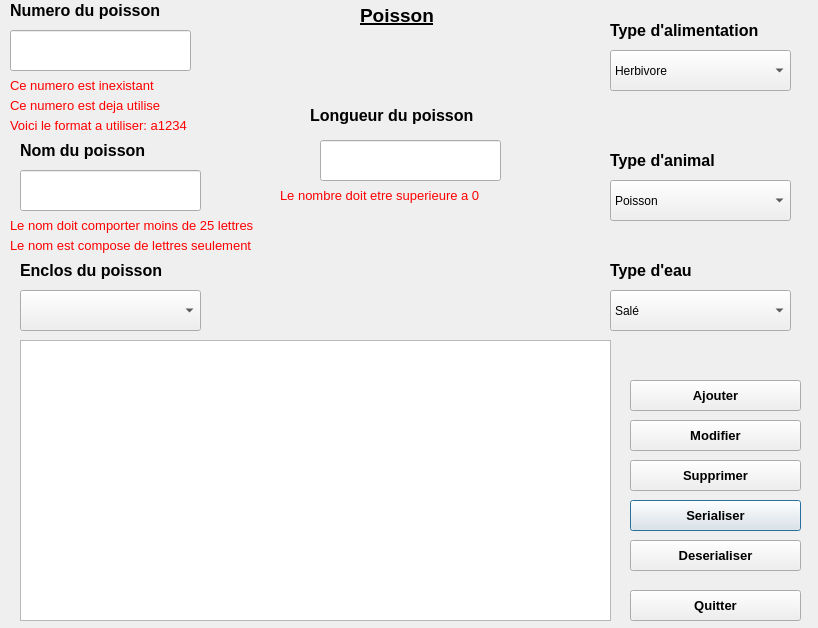
<?xml version="1.0" encoding="UTF-8"?>
<ui version="4.0">
 <class>Dialog</class>
 <widget class="QDialog" name="Dialog">
  <property name="geometry">
   <rect>
    <x>0</x>
    <y>0</y>
    <width>818</width>
    <height>628</height>
   </rect>
  </property>
  <property name="windowTitle">
   <string>Dialog</string>
  </property>
  <widget class="QPushButton" name="BT_serialiser_p">
   <property name="geometry">
    <rect>
     <x>630</x>
     <y>500</y>
     <width>171</width>
     <height>31</height>
    </rect>
   </property>
   <property name="font">
    <font>
     <pointsize>10</pointsize>
     <weight>75</weight>
     <bold>true</bold>
    </font>
   </property>
   <property name="text">
    <string>Serialiser</string>
   </property>
  </widget>
  <widget class="QComboBox" name="CB_eau_p">
   <property name="geometry">
    <rect>
     <x>610</x>
     <y>290</y>
     <width>181</width>
     <height>41</height>
    </rect>
   </property>
   <item>
    <property name="text">
     <string>Salé</string>
    </property>
   </item>
   <item>
    <property name="text">
     <string>Douce</string>
    </property>
   </item>
   <item>
    <property name="text">
     <string>Mélangée</string>
    </property>
   </item>
  </widget>
  <widget class="QLabel" name="l_enclo_p">
   <property name="geometry">
    <rect>
     <x>20</x>
     <y>260</y>
     <width>181</width>
     <height>21</height>
    </rect>
   </property>
   <property name="font">
    <font>
     <pointsize>12</pointsize>
     <weight>75</weight>
     <bold>true</bold>
    </font>
   </property>
   <property name="text">
    <string>Enclos du poisson</string>
   </property>
  </widget>
  <widget class="QComboBox" name="CB_type_animal_p">
   <property name="geometry">
    <rect>
     <x>610</x>
     <y>180</y>
     <width>181</width>
     <height>41</height>
    </rect>
   </property>
   <item>
    <property name="text">
     <string>Poisson</string>
    </property>
   </item>
  </widget>
  <widget class="QLabel" name="l_eau_p">
   <property name="geometry">
    <rect>
     <x>610</x>
     <y>260</y>
     <width>121</width>
     <height>21</height>
    </rect>
   </property>
   <property name="font">
    <font>
     <pointsize>12</pointsize>
     <weight>75</weight>
     <bold>true</bold>
    </font>
   </property>
   <property name="text">
    <string>Type d'eau </string>
   </property>
  </widget>
  <widget class="QLabel" name="l_type_animal_p">
   <property name="geometry">
    <rect>
     <x>610</x>
     <y>150</y>
     <width>161</width>
     <height>21</height>
    </rect>
   </property>
   <property name="font">
    <font>
     <pointsize>12</pointsize>
     <weight>75</weight>
     <bold>true</bold>
    </font>
   </property>
   <property name="text">
    <string>Type d'animal</string>
   </property>
  </widget>
  <widget class="QLabel" name="l_num_p">
   <property name="geometry">
    <rect>
     <x>10</x>
     <y>0</y>
     <width>211</width>
     <height>21</height>
    </rect>
   </property>
   <property name="font">
    <font>
     <pointsize>12</pointsize>
     <weight>75</weight>
     <bold>true</bold>
    </font>
   </property>
   <property name="text">
    <string>Numero du poisson</string>
   </property>
  </widget>
  <widget class="QLabel" name="l_longueur_p">
   <property name="geometry">
    <rect>
     <x>310</x>
     <y>100</y>
     <width>211</width>
     <height>31</height>
    </rect>
   </property>
   <property name="font">
    <font>
     <pointsize>12</pointsize>
     <weight>75</weight>
     <bold>true</bold>
    </font>
   </property>
   <property name="text">
    <string>Longueur du poisson</string>
   </property>
  </widget>
  <widget class="QLabel" name="l_alimen_p">
   <property name="geometry">
    <rect>
     <x>610</x>
     <y>20</y>
     <width>211</width>
     <height>21</height>
    </rect>
   </property>
   <property name="font">
    <font>
     <pointsize>12</pointsize>
     <weight>75</weight>
     <bold>true</bold>
    </font>
   </property>
   <property name="text">
    <string>Type d'alimentation</string>
   </property>
  </widget>
  <widget class="QLineEdit" name="line_longueur_p">
   <property name="geometry">
    <rect>
     <x>320</x>
     <y>140</y>
     <width>181</width>
     <height>41</height>
    </rect>
   </property>
   <property name="font">
    <font>
     <pointsize>11</pointsize>
    </font>
   </property>
   <property name="text">
    <string/>
   </property>
  </widget>
  <widget class="QPushButton" name="BT_modifier_p">
   <property name="geometry">
    <rect>
     <x>630</x>
     <y>420</y>
     <width>171</width>
     <height>31</height>
    </rect>
   </property>
   <property name="font">
    <font>
     <pointsize>10</pointsize>
     <weight>75</weight>
     <bold>true</bold>
    </font>
   </property>
   <property name="text">
    <string>Modifier</string>
   </property>
  </widget>
  <widget class="QPushButton" name="BT_deserialiser">
   <property name="geometry">
    <rect>
     <x>630</x>
     <y>540</y>
     <width>171</width>
     <height>31</height>
    </rect>
   </property>
   <property name="font">
    <font>
     <pointsize>10</pointsize>
     <weight>75</weight>
     <bold>true</bold>
    </font>
   </property>
   <property name="text">
    <string>Deserialiser</string>
   </property>
  </widget>
  <widget class="QLabel" name="l_titre_poisson">
   <property name="geometry">
    <rect>
     <x>360</x>
     <y>0</y>
     <width>91</width>
     <height>31</height>
    </rect>
   </property>
   <property name="font">
    <font>
     <pointsize>14</pointsize>
     <weight>75</weight>
     <bold>true</bold>
     <underline>true</underline>
    </font>
   </property>
   <property name="text">
    <string>Poisson</string>
   </property>
  </widget>
  <widget class="QPushButton" name="BT_ajouter_p">
   <property name="geometry">
    <rect>
     <x>630</x>
     <y>380</y>
     <width>171</width>
     <height>31</height>
    </rect>
   </property>
   <property name="font">
    <font>
     <pointsize>10</pointsize>
     <weight>75</weight>
     <bold>true</bold>
    </font>
   </property>
   <property name="text">
    <string>Ajouter</string>
   </property>
  </widget>
  <widget class="QLabel" name="l_nom_p">
   <property name="geometry">
    <rect>
     <x>20</x>
     <y>140</y>
     <width>171</width>
     <height>21</height>
    </rect>
   </property>
   <property name="font">
    <font>
     <pointsize>12</pointsize>
     <weight>75</weight>
     <bold>true</bold>
    </font>
   </property>
   <property name="text">
    <string>Nom du poisson</string>
   </property>
  </widget>
  <widget class="QLabel" name="MS_e_num_format_p">
   <property name="enabled">
    <bool>true</bool>
   </property>
   <property name="geometry">
    <rect>
     <x>10</x>
     <y>110</y>
     <width>241</width>
     <height>31</height>
    </rect>
   </property>
   <property name="font">
    <font>
     <pointsize>10</pointsize>
     <weight>50</weight>
     <bold>false</bold>
    </font>
   </property>
   <property name="text">
    <string>&lt;html&gt;&lt;head/&gt;&lt;body&gt;&lt;p&gt;&lt;span style=&quot; color:#ff0000;&quot;&gt;Voici le format a utiliser: a1234&lt;/span&gt;&lt;/p&gt;&lt;/body&gt;&lt;/html&gt;</string>
   </property>
  </widget>
  <widget class="QLineEdit" name="line_nom_p">
   <property name="geometry">
    <rect>
     <x>20</x>
     <y>170</y>
     <width>181</width>
     <height>41</height>
    </rect>
   </property>
   <property name="font">
    <font>
     <pointsize>11</pointsize>
    </font>
   </property>
   <property name="text">
    <string/>
   </property>
  </widget>
  <widget class="QLabel" name="MS_e_nom_format_p">
   <property name="enabled">
    <bool>true</bool>
   </property>
   <property name="geometry">
    <rect>
     <x>10</x>
     <y>230</y>
     <width>311</width>
     <height>31</height>
    </rect>
   </property>
   <property name="font">
    <font>
     <pointsize>10</pointsize>
     <weight>50</weight>
     <bold>false</bold>
    </font>
   </property>
   <property name="text">
    <string>&lt;html&gt;&lt;head/&gt;&lt;body&gt;&lt;p&gt;&lt;span style=&quot; color:#ff0000;&quot;&gt;Le nom est compose de lettres seulement &lt;/span&gt;&lt;/p&gt;&lt;/body&gt;&lt;/html&gt;</string>
   </property>
  </widget>
  <widget class="QComboBox" name="CB_alimentation_p">
   <property name="geometry">
    <rect>
     <x>610</x>
     <y>50</y>
     <width>181</width>
     <height>41</height>
    </rect>
   </property>
   <item>
    <property name="text">
     <string>Herbivore</string>
    </property>
   </item>
   <item>
    <property name="text">
     <string>Carnivore</string>
    </property>
   </item>
   <item>
    <property name="text">
     <string>Omnivore</string>
    </property>
   </item>
  </widget>
  <widget class="QLabel" name="MS_e_nom_lenght_p">
   <property name="enabled">
    <bool>true</bool>
   </property>
   <property name="geometry">
    <rect>
     <x>10</x>
     <y>210</y>
     <width>321</width>
     <height>31</height>
    </rect>
   </property>
   <property name="font">
    <font>
     <pointsize>10</pointsize>
     <weight>50</weight>
     <bold>false</bold>
    </font>
   </property>
   <property name="text">
    <string>&lt;html&gt;&lt;head/&gt;&lt;body&gt;&lt;p&gt;&lt;span style=&quot; color:#ff0000;&quot;&gt;Le nom doit comporter moins de 25 lettres &lt;/span&gt;&lt;/p&gt;&lt;/body&gt;&lt;/html&gt;</string>
   </property>
  </widget>
  <widget class="QComboBox" name="CB_enclos_p">
   <property name="geometry">
    <rect>
     <x>20</x>
     <y>290</y>
     <width>181</width>
     <height>41</height>
    </rect>
   </property>
  </widget>
  <widget class="QLabel" name="MS_e_num_existant_p">
   <property name="enabled">
    <bool>true</bool>
   </property>
   <property name="geometry">
    <rect>
     <x>10</x>
     <y>90</y>
     <width>201</width>
     <height>31</height>
    </rect>
   </property>
   <property name="font">
    <font>
     <pointsize>10</pointsize>
     <weight>50</weight>
     <bold>false</bold>
    </font>
   </property>
   <property name="text">
    <string>&lt;html&gt;&lt;head/&gt;&lt;body&gt;&lt;p&gt;&lt;span style=&quot; color:#ff0000;&quot;&gt;Ce numero est deja utilise&lt;/span&gt;&lt;/p&gt;&lt;/body&gt;&lt;/html&gt;</string>
   </property>
  </widget>
  <widget class="QTextBrowser" name="textBrowser_p">
   <property name="geometry">
    <rect>
     <x>20</x>
     <y>340</y>
     <width>591</width>
     <height>281</height>
    </rect>
   </property>
  </widget>
  <widget class="QPushButton" name="BT_supprimer_p">
   <property name="geometry">
    <rect>
     <x>630</x>
     <y>460</y>
     <width>171</width>
     <height>31</height>
    </rect>
   </property>
   <property name="font">
    <font>
     <pointsize>10</pointsize>
     <weight>75</weight>
     <bold>true</bold>
    </font>
   </property>
   <property name="text">
    <string>Supprimer</string>
   </property>
  </widget>
  <widget class="QLabel" name="MS_e_longueur_sup_p">
   <property name="enabled">
    <bool>true</bool>
   </property>
   <property name="geometry">
    <rect>
     <x>280</x>
     <y>180</y>
     <width>261</width>
     <height>31</height>
    </rect>
   </property>
   <property name="font">
    <font>
     <pointsize>10</pointsize>
     <weight>50</weight>
     <bold>false</bold>
    </font>
   </property>
   <property name="text">
    <string>&lt;html&gt;&lt;head/&gt;&lt;body&gt;&lt;p&gt;&lt;span style=&quot; color:#ff0000;&quot;&gt;Le nombre doit etre superieure a 0&lt;/span&gt;&lt;/p&gt;&lt;/body&gt;&lt;/html&gt;</string>
   </property>
  </widget>
  <widget class="QLineEdit" name="line_num_p">
   <property name="geometry">
    <rect>
     <x>10</x>
     <y>30</y>
     <width>181</width>
     <height>41</height>
    </rect>
   </property>
   <property name="font">
    <font>
     <pointsize>11</pointsize>
    </font>
   </property>
   <property name="text">
    <string/>
   </property>
  </widget>
  <widget class="QPushButton" name="BT_quitter_p">
   <property name="geometry">
    <rect>
     <x>630</x>
     <y>590</y>
     <width>171</width>
     <height>31</height>
    </rect>
   </property>
   <property name="font">
    <font>
     <pointsize>10</pointsize>
     <weight>75</weight>
     <bold>true</bold>
    </font>
   </property>
   <property name="text">
    <string>Quitter</string>
   </property>
  </widget>
  <widget class="QLabel" name="MS_e_num_inex_p">
   <property name="enabled">
    <bool>true</bool>
   </property>
   <property name="geometry">
    <rect>
     <x>10</x>
     <y>70</y>
     <width>201</width>
     <height>31</height>
    </rect>
   </property>
   <property name="font">
    <font>
     <pointsize>10</pointsize>
     <weight>50</weight>
     <bold>false</bold>
    </font>
   </property>
   <property name="text">
    <string>&lt;html&gt;&lt;head/&gt;&lt;body&gt;&lt;p&gt;&lt;span style=&quot; color:#ff0000;&quot;&gt;Ce numero est inexistant&lt;/span&gt;&lt;/p&gt;&lt;/body&gt;&lt;/html&gt;</string>
   </property>
  </widget>
 </widget>
 <resources/>
 <connections/>
</ui>
